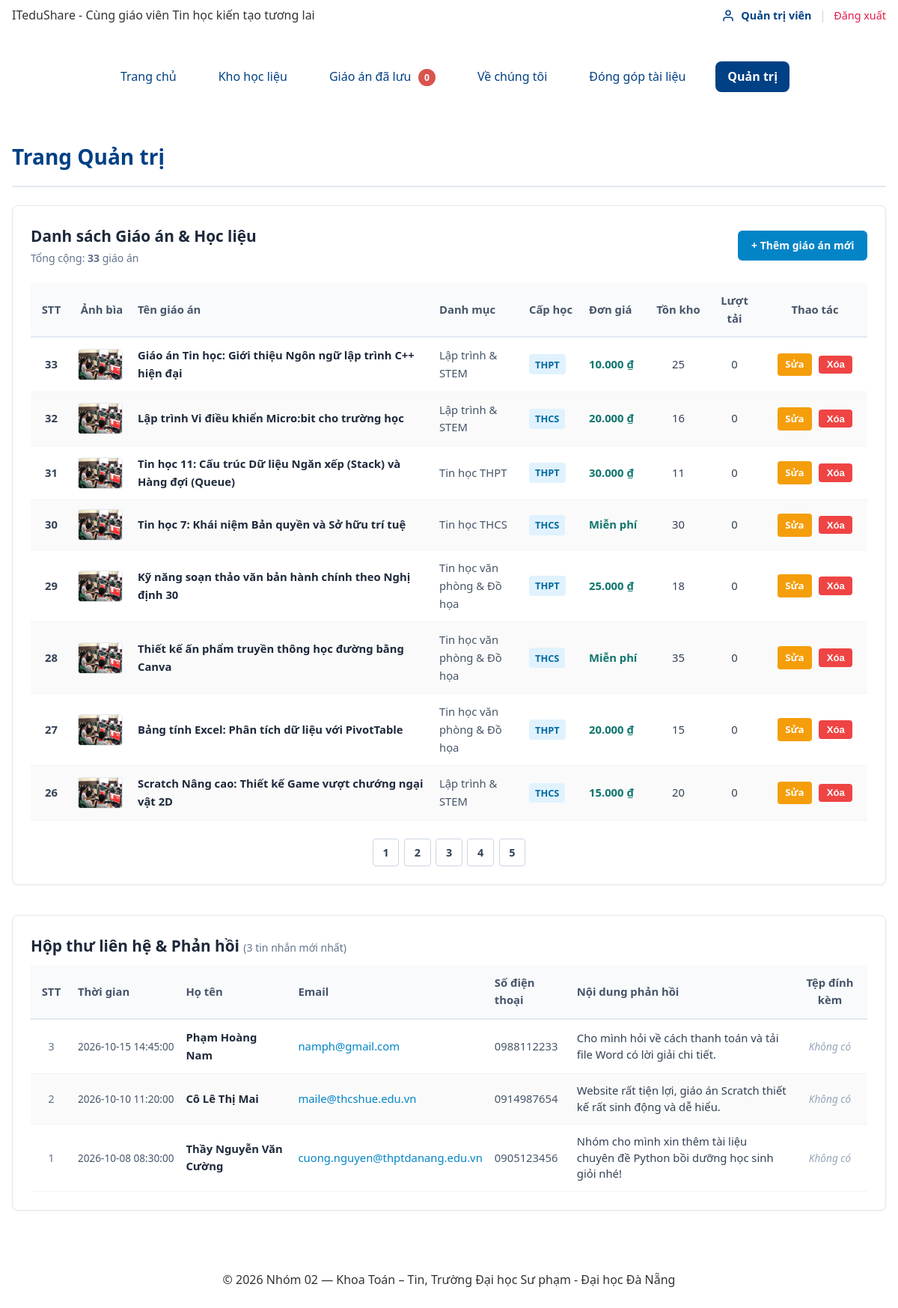
Page /quan-tri.php (signed in) on the committed database.
### tables this page shows
CREATE TABLE giao_an (
  id          INT UNSIGNED AUTO_INCREMENT PRIMARY KEY,
  danh_muc_id INT UNSIGNED NOT NULL,
  ten         VARCHAR(200) NOT NULL,
  gia         INT UNSIGNED NOT NULL DEFAULT 0 CHECK (gia >= 0),
  ton_kho     INT UNSIGNED NOT NULL DEFAULT 10 CHECK (ton_kho >= 0),
  hinh_anh    VARCHAR(255) NULL,
  mo_ta       TEXT NULL,
  cap_hoc     VARCHAR(50) NOT NULL DEFAULT 'THCS',
  video_url   VARCHAR(255) NULL,
  luot_tai    INT UNSIGNED NOT NULL DEFAULT 0,
  ngay_tao    DATETIME NOT NULL DEFAULT CURRENT_TIMESTAMP,
  FOREIGN KEY (danh_muc_id) REFERENCES danh_muc(id),
  INDEX idx_giao_an_dm_gia (danh_muc_id, gia),
  INDEX idx_giao_an_ten (ten)
);

CREATE TABLE danh_muc (
  id        INT UNSIGNED AUTO_INCREMENT PRIMARY KEY,
  ten       VARCHAR(100) NOT NULL,
  slug      VARCHAR(100) NOT NULL UNIQUE
);

CREATE TABLE lien_he (
  id       INT UNSIGNED AUTO_INCREMENT PRIMARY KEY,
  ho_ten   VARCHAR(100) NOT NULL,
  email    VARCHAR(191) NOT NULL,
  sdt      VARCHAR(20) NOT NULL,
  noi_dung TEXT NOT NULL,
  anh      VARCHAR(255) NULL,
  ngay_tao DATETIME NOT NULL DEFAULT CURRENT_TIMESTAMP
);

### inc/db.php (called while the page is built, shortened)
<?php
function db(): PDO {
    static $pdo = null;
    if ($pdo === null) {
        $host    = 'localhost';
        $port    = '3306';
        $dbname  = 'ltweb_nhom02';
        $charset = 'utf8mb4';
        $user    = 'root';
        $pass    = '';
        $dsn = "mysql:host={$host};port={$port};dbname={$dbname};charset={$charset}";
        $options = [
            PDO::ATTR_ERRMODE            => PDO::ERRMODE_EXCEPTION,
            PDO::ATTR_DEFAULT_FETCH_MODE => PDO::FETCH_ASSOC,
            PDO::ATTR_EMULATE_PREPARES   => false,
        ];
        $pdo = new PDO($dsn, $user, $pass, $options);
    }
    return $pdo;
}

### inc/ham.php (called while the page is built, shortened)
<?php
function e(mixed $str): string {
    return htmlspecialchars((string)$str, ENT_QUOTES | ENT_SUBSTITUTE, 'UTF-8');
}

### src/Data/KhoLienHe.php (called while the page is built, shortened)
<?php
class KhoLienHe
{
    private PDO $db;
    public function __construct(?PDO $db = null)
    {
        $this->db = $db ?? db();
    }
    public function tatCa(int $gioiHan = 100): array
    {
        $sql = "SELECT id, ho_ten, email, sdt, noi_dung, anh, ngay_tao
                FROM lien_he
                ORDER BY ngay_tao DESC, id DESC
                LIMIT ?";
        $stmt = $this->db->prepare($sql);
        $stmt->bindValue(1, $gioiHan, PDO::PARAM_INT);
        $stmt->execute();
        return $stmt->fetchAll();
    }
}

### quan-tri.php (the view, shortened to what this page needs)
<?php
$soDongMoiTrang = 8;
$stCount = db()->query('SELECT COUNT(*) FROM giao_an');
$tongGiaoAn = (int)$stCount->fetchColumn();
$soTrang = max(1, (int)ceil($tongGiaoAn / $soDongMoiTrang));
$trangHienTai = filter_var($_GET['trang'] ?? 1, FILTER_VALIDATE_INT, [
    'options' => ['min_range' => 1, 'default' => 1]
]);
$trangHienTai = min($trangHienTai, $soTrang);
$boQua = ($trangHienTai - 1) * $soDongMoiTrang;
$sqlGiaoAn = "SELECT ga.id, ga.ten, ga.cap_hoc, ga.gia, ga.ton_kho, ga.luot_tai, ga.hinh_anh, dm.ten AS ten_danh_muc
              FROM giao_an ga
              LEFT JOIN danh_muc dm ON ga.danh_muc_id = dm.id
              ORDER BY ga.id DESC
              LIMIT ? OFFSET ?";
$stGA = db()->prepare($sqlGiaoAn);
$stGA->bindValue(1, $soDongMoiTrang, PDO::PARAM_INT);
$stGA->bindValue(2, $boQua, PDO::PARAM_INT);
$stGA->execute();
$dsGiaoAn = $stGA->fetchAll();
$khoLienHe = new KhoLienHe();
$danhSachLienHe = $khoLienHe->tatCa(50);
$trang  = 'quan-tri';
require __DIR__ . '/inc/header.php';
?>
<main class="trang__chinh" style="max-width: 1200px; margin: 0 auto; padding: 1.5rem 1rem;">
    <div style="margin-bottom: 1.5rem; border-bottom: 2px solid #e2e8f0; padding-bottom: 1rem;">
        <h1 style="margin: 0; font-size: 1.75rem; color: var(--mau-chinh, #004085);">Trang Quản trị</h1>
    </div>
    <section style="background: #ffffff; border: 1px solid #e2e8f0; border-radius: 8px; padding: 1.5rem; margin-bottom: 2.5rem; box-shadow: 0 1px 3px rgba(0,0,0,0.05);">
        <div style="display: flex; justify-content: space-between; align-items: center; margin-bottom: 1.25rem; flex-wrap: wrap; gap: 0.75rem;">
            <div>
                <h2 style="margin: 0; font-size: 1.3rem; color: #1e293b;">Danh sách Giáo án &amp; Học liệu</h2>
                <span style="color: #64748b; font-size: 0.875rem;">Tổng cộng: <strong><?= $tongGiaoAn ?></strong> giáo án</span>
            </div>
            <a href="them-giao-an.php" class="nut-thao-tac" style="background: #0284c7; color: #fff; padding: 0.55rem 1.1rem; border-radius: 6px; text-decoration: none; font-weight: 600; display: inline-block;">
                + Thêm giáo án mới
            </a>
        </div>
        <?php if (empty($dsGiaoAn)): ?>
            <p style="color: #64748b; font-style: italic; padding: 2rem 0; text-align: center;">
                Chưa có giáo án nào trong cơ sở dữ liệu.
            </p>
        <?php else: ?>
            <div style="overflow-x: auto;">
                <table style="width: 100%; border-collapse: collapse; text-align: left; font-size: 0.925rem;">
                    <thead>
                        <tr style="background: #f8fafc; border-bottom: 2px solid #e2e8f0; color: #475569;">
                            <th style="padding: 0.75rem 0.5rem; width: 55px; text-align: center;">STT</th>
                            <th style="padding: 0.75rem 0.5rem; width: 80px; text-align: center;">Ảnh bìa</th>
                            <th style="padding: 0.75rem 0.5rem;">Tên giáo án</th>
                            <th style="padding: 0.75rem 0.5rem; width: 120px;">Danh mục</th>
                            <th style="padding: 0.75rem 0.5rem; width: 80px;">Cấp học</th>
                            <th style="padding: 0.75rem 0.5rem; width: 90px;">Đơn giá</th>
                            <th style="padding: 0.75rem 0.5rem; width: 75px; text-align: center;">Tồn kho</th>
                            <th style="padding: 0.75rem 0.5rem; width: 75px; text-align: center;">Lượt tải</th>
                            <th style="padding: 0.75rem 0.5rem; width: 140px; text-align: center;">Thao tác</th>
                        </tr>
                    </thead>
                    <tbody>
                        <?php foreach ($dsGiaoAn as $i => $ga): ?>
                            <tr style="border-bottom: 1px solid #f1f5f9; <?= $i % 2 === 1 ? 'background: #fafafa;' : '' ?>">
                                <td style="padding: 0.75rem 0.5rem; text-align: center; color: #334155; font-weight: 600;">
                                    <?= $tongGiaoAn - $boQua - $i ?>
                                </td>
                                <td style="padding: 0.75rem 0.5rem; text-align: center;">
                                    <?php if (!empty($ga['hinh_anh'])): ?>
                                        <img src="uploads/<?= e($ga['hinh_anh']) ?>"
                                             alt="<?= e($ga['ten']) ?>"
                                             style="width: 60px; height: 42px; object-fit: cover; border-radius: 4px; border: 1px solid #e2e8f0;">
                                    <?php else: ?>
                                        <div style="width: 60px; height: 42px; background: #e2e8f0; border-radius: 4px; display: inline-flex; align-items: center; justify-content: center; font-size: 0.7rem; color: #64748b;">
                                            Chưa ảnh
                                        </div>
                                    <?php endif; ?>
                                </td>
                                <td style="padding: 0.75rem 0.5rem; font-weight: 600; color: #1e293b;">
                                    <?= e($ga['ten']) ?>
                                </td>
                                <td style="padding: 0.75rem 0.5rem; color: #475569;">
                                    <?= e($ga['ten_danh_muc'] ?? 'Chưa phân loại') ?>
                                </td>
                                <td style="padding: 0.75rem 0.5rem;">
                                    <span style="display: inline-block; padding: 0.2rem 0.5rem; border-radius: 4px; font-size: 0.8rem; background: #e0f2fe; color: #0369a1; font-weight: 600;">
                                        <?= e($ga['cap_hoc']) ?>
                                    </span>
                                </td>
                                <td style="padding: 0.75rem 0.5rem; font-weight: 600; color: #0f766e;">
                                    <?= (int)$ga['gia'] === 0 ? 'Miễn phí' : number_format((int)$ga['gia'], 0, ',', '.') . ' ₫' ?>
                                </td>
                                <td style="padding: 0.75rem 0.5rem; text-align: center; color: #334155;">
                                    <?= (int)$ga['ton_kho'] ?>
                                </td>
                                <td style="padding: 0.75rem 0.5rem; text-align: center; color: #334155;">
                                    <?= (int)$ga['luot_tai'] ?>
                                </td>
                                <td style="padding: 0.75rem 0.5rem; text-align: center; white-space: nowrap;">
                                    <a href="sua-giao-an.php?id=<?= (int)$ga['id'] ?>"
                                       style="display: inline-block; padding: 0.3rem 0.65rem; border-radius: 4px; background: #f59e0b; color: #fff; text-decoration: none; font-size: 0.825rem; font-weight: 600; margin-right: 0.35rem;">
                                        Sửa
                                    </a>
                                    <form method="POST" action="xoa-giao-an.php" style="display: inline;"
                                          onsubmit="return confirm('Bạn có chắc chắn muốn xóa giáo án \'<?= e(addslashes($ga['ten'])) ?>\' (ID: <?= (int)$ga['id'] ?>)?');">
                                        <button type="submit"
                                                style="cursor: pointer; padding: 0.3rem 0.65rem; border-radius: 4px; background: #ef4444; color: #fff; border: none; font-size: 0.825rem; font-weight: 600;">
                                            Xóa
                                        </button>
                                    </form>
                                </td>
                            </tr>
                        <?php endforeach; ?>
                    </tbody>
                </table>
            </div>
            <?php if ($soTrang > 1): ?>
                <div style="display: flex; justify-content: center; gap: 0.4rem; margin-top: 1.5rem; flex-wrap: wrap;">
                    <?php for ($p = 1; $p <= $soTrang; $p++): ?>
                        <a href="quan-tri.php?trang=<?= $p ?>"
                           style="padding: 0.4rem 0.8rem; border-radius: 4px; text-decoration: none; font-size: 0.9rem; font-weight: 600; border: 1px solid #cbd5e1; <?= $p === $trangHienTai ? 'background: #0284c7; color: #fff; border-color: #0284c7;' : 'background: #fff; color: #334155;' ?>">
                            <?= $p ?>
                        </a>
                    <?php endfor; ?>
                </div>
            <?php endif; ?>
        <?php endif; ?>
    </section>
    <section style="background: #ffffff; border: 1px solid #e2e8f0; border-radius: 8px; padding: 1.5rem; box-shadow: 0 1px 3px rgba(0,0,0,0.05);">
        <h2 style="margin: 0 0 0.5rem; font-size: 1.3rem; color: #1e293b;">
            Hộp thư liên hệ &amp; Phản hồi
            <small style="font-size: 0.875rem; color: #64748b; font-weight: normal;">(<?= count($danhSachLienHe) ?> tin nhắn mới nhất)</small>
        </h2>
        <?php if (empty($danhSachLienHe)): ?>
            <p style="color: #64748b; font-style: italic; padding: 2rem 0; text-align: center;">
                Chưa có liên hệ nào được gửi đến hệ thống.
            </p>
        <?php else: ?>
            <div style="overflow-x: auto;">
                <table style="width: 100%; border-collapse: collapse; text-align: left; font-size: 0.925rem;">
                    <thead>
                        <tr style="background: #f8fafc; border-bottom: 2px solid #e2e8f0; color: #475569;">
                            <th style="padding: 0.75rem 0.5rem; width: 55px; text-align: center;">STT</th>
                            <th style="padding: 0.75rem 0.5rem; width: 140px;">Thời gian</th>
                            <th style="padding: 0.75rem 0.5rem; width: 150px;">Họ tên</th>
                            <th style="padding: 0.75rem 0.5rem; width: 170px;">Email</th>
                            <th style="padding: 0.75rem 0.5rem; width: 110px;">Số điện thoại</th>
                            <th style="padding: 0.75rem 0.5rem;">Nội dung phản hồi</th>
                            <th style="padding: 0.75rem 0.5rem; width: 100px; text-align: center;">Tệp đính kèm</th>
                        </tr>
                    </thead>
                    <tbody>
                        <?php foreach ($danhSachLienHe as $i => $lh): ?>
                            <tr style="border-bottom: 1px solid #f1f5f9; <?= $i % 2 === 1 ? 'background: #fafafa;' : '' ?>">
                                <td style="padding: 0.75rem 0.5rem; text-align: center; color: #64748b;">
                                    <?= (int)($lh['id'] ?? ($i + 1)) ?>
                                </td>
                                <td style="padding: 0.75rem 0.5rem; color: #475569; white-space: nowrap; font-size: 0.85rem;">
                                    <?= e($lh['ngay_tao'] ?? '') ?>
                                </td>
                                <td style="padding: 0.75rem 0.5rem; font-weight: 600; color: #1e293b;">
                                    <?= e($lh['ho_ten'] ?? $lh['hoten'] ?? '') ?>
                                </td>
                                <td style="padding: 0.75rem 0.5rem;">
                                    <a href="mailto:<?= e($lh['email'] ?? '') ?>" style="color: #0284c7; text-decoration: none;">
                                        <?= e($lh['email'] ?? '') ?>
                                    </a>
                                </td>
                                <td style="padding: 0.75rem 0.5rem; color: #475569;">
                                    <?= e($lh['sdt'] ?? '—') ?>
                                </td>
                                <td style="padding: 0.75rem 0.5rem; color: #334155; line-height: 1.45; max-width: 350px;">
                                    <?= nl2br(e($lh['noi_dung'] ?? $lh['noidung'] ?? '')) ?>
                                </td>
                                <td style="padding: 0.75rem 0.5rem; text-align: center;">
                                    <?php if (!empty($lh['anh'])): ?>
                                        <a href="uploads/<?= e($lh['anh']) ?>" target="_blank" rel="noopener noreferrer">
                                            <img src="uploads/<?= e($lh['anh']) ?>"
                                                 alt="Đính kèm từ <?= e($lh['ho_ten'] ?? '') ?>"
                                                 style="max-width: 80px; max-height: 55px; border-radius: 4px; object-fit: cover; border: 1px solid #e2e8f0;">
                                        </a>
                                    <?php else: ?>
                                        <span style="color: #94a3b8; font-style: italic; font-size: 0.85rem;">Không có</span>
                                    <?php endif; ?>
                                </td>
                            </tr>
                        <?php endforeach; ?>
                    </tbody>
                </table>
            </div>
        <?php endif; ?>
    </section>
</main>
<?php require __DIR__ . '/inc/footer.php'; ?>
</body>
</html>

### rows in the picture
giao_an: i "33", hinh_anh (picture), ten "Giáo án Tin học: Giới thiệu Ngôn ngữ lập trình C++ hiện đại", danh_muc.ten "Lập trình & STEM", cap_hoc "THPT", gia "10.000", ton_kho "25", luot_tai "0"
giao_an: i "32", hinh_anh (picture), ten "Lập trình Vi điều khiển Micro:bit cho trường học", danh_muc.ten "Lập trình & STEM", cap_hoc "THCS", gia "20.000", ton_kho "16", luot_tai "0"
giao_an: i "31", hinh_anh (picture), ten "Tin học 11: Cấu trúc Dữ liệu Ngăn xếp (Stack) và Hàng đợi (Queue)", danh_muc.ten "Tin học THPT", cap_hoc "THPT", gia "30.000", ton_kho "11", luot_tai "0"
giao_an: i "30", hinh_anh (picture), ten "Tin học 7: Khái niệm Bản quyền và Sở hữu trí tuệ", danh_muc.ten "Tin học THCS", cap_hoc "THCS", gia "Miễn phí", ton_kho "30", luot_tai "0"
giao_an: i "29", hinh_anh (picture), ten "Kỹ năng soạn thảo văn bản hành chính theo Nghị định 30", danh_muc.ten "Tin học văn phòng & Đồ họa", cap_hoc "THPT", gia "25.000", ton_kho "18", luot_tai "0"
giao_an: i "28", hinh_anh (picture), ten "Thiết kế ấn phẩm truyền thông học đường bằng Canva", danh_muc.ten "Tin học văn phòng & Đồ họa", cap_hoc "THCS", gia "Miễn phí", ton_kho "35", luot_tai "0"
giao_an: i "27", hinh_anh (picture), ten "Bảng tính Excel: Phân tích dữ liệu với PivotTable", danh_muc.ten "Tin học văn phòng & Đồ họa", cap_hoc "THPT", gia "20.000", ton_kho "15", luot_tai "0"
giao_an: i "26", hinh_anh (picture), ten "Scratch Nâng cao: Thiết kế Game vượt chướng ngại vật 2D", danh_muc.ten "Lập trình & STEM", cap_hoc "THCS", gia "15.000", ton_kho "20", luot_tai "0"
lien_he: id "3", ngay_tao "2026-10-15 14:45:00", ho_ten "Phạm Hoàng Nam", email "namph@gmail.com", sdt "0988112233", noi_dung "Cho mình hỏi về cách thanh toán và tải file Word có lời giải chi tiết.", shows "Không có"
lien_he: id "2", ngay_tao "2026-10-10 11:20:00", ho_ten "Cô Lê Thị Mai", email "maile@thcshue.edu.vn", sdt "0914987654", noi_dung "Website rất tiện lợi, giáo án Scratch thiết kế rất sinh động và dễ hiểu.", shows "Không có"
lien_he: id "1", ngay_tao "2026-10-08 08:30:00", ho_ten "Thầy Nguyễn Văn Cường", email "cuong.nguyen@thptdanang.edu.vn", sdt "0905123456", noi_dung "Nhóm cho mình xin thêm tài liệu chuyên đề Python bồi dưỡng học sinh giỏi nhé!", shows "Không có"

### other values in the picture
$ten "Trang chủ"
$ten "Kho học liệu"
$ten "Giáo án đã lưu"
$ten "Về chúng tôi"
$ten "Đóng góp tài liệu"
$ten "Quản trị"
$tongGiaoAn "33"
count($danhSachLienHe) "3"
